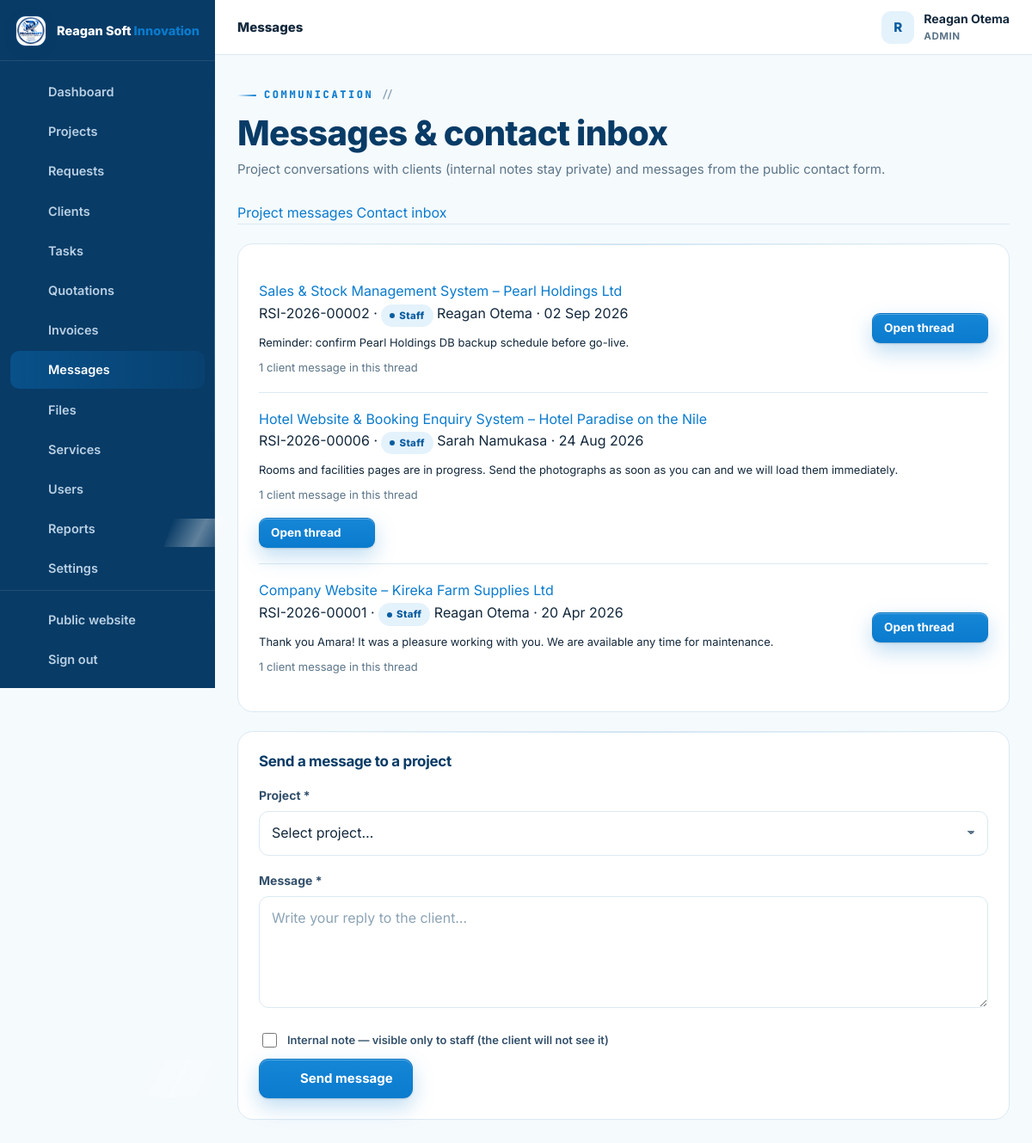
Page /admin/messages.php (signed in) on the earlier database version.
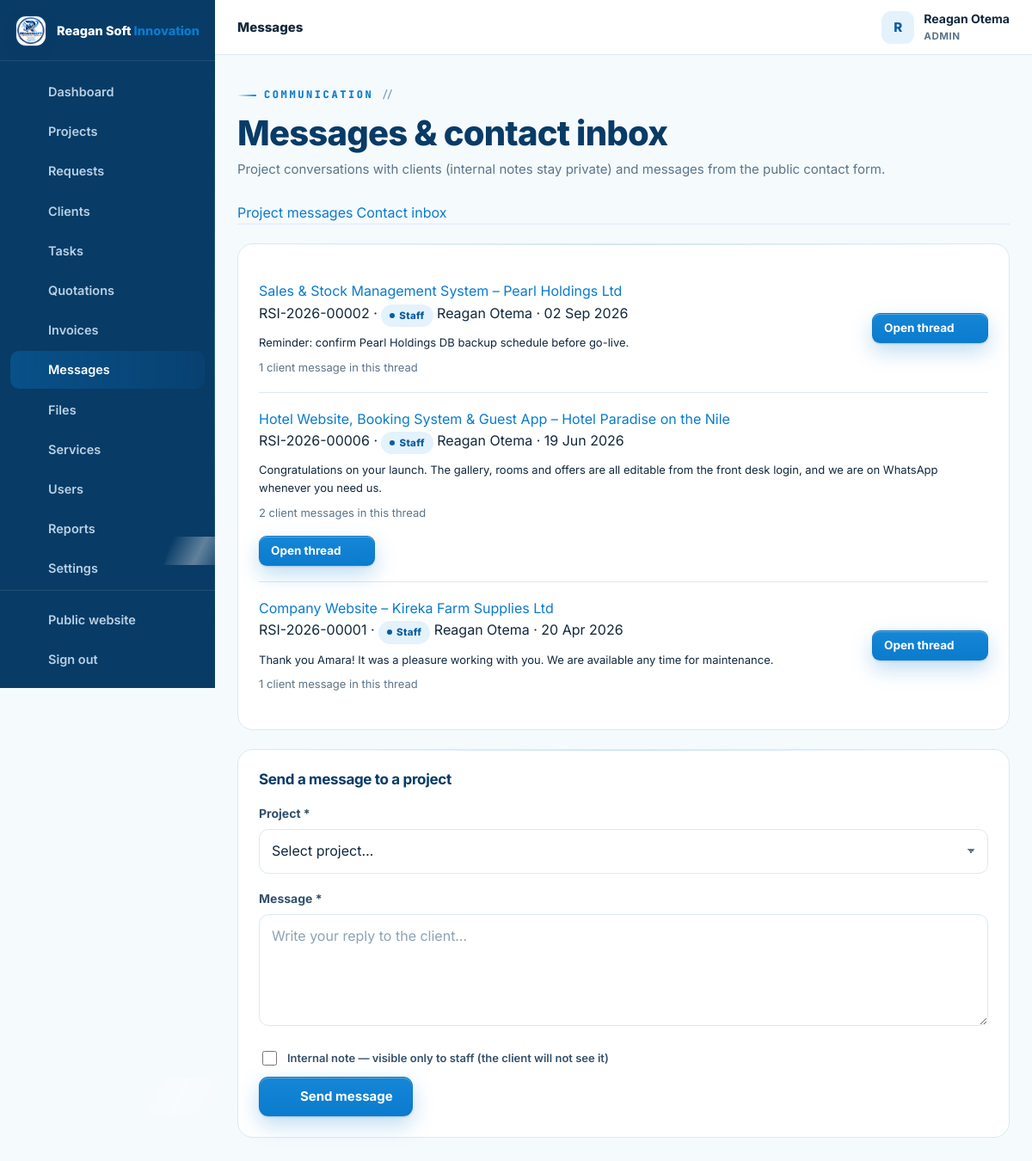
Same page on the later database version.
### tables this page shows
CREATE TABLE IF NOT EXISTS project_messages (
  id INT UNSIGNED AUTO_INCREMENT PRIMARY KEY,
  project_id INT UNSIGNED NOT NULL,
  sender_id INT UNSIGNED NOT NULL,
  sender_role ENUM('admin','staff','client') NOT NULL,
  message TEXT NOT NULL,
  is_internal TINYINT(1) NOT NULL DEFAULT 0,
  created_at TIMESTAMP DEFAULT CURRENT_TIMESTAMP,
  FOREIGN KEY (project_id) REFERENCES projects(id) ON DELETE CASCADE,
  FOREIGN KEY (sender_id) REFERENCES users(id) ON DELETE CASCADE,
  INDEX idx_messages_project (project_id)
);

CREATE TABLE IF NOT EXISTS projects (
  id INT UNSIGNED AUTO_INCREMENT PRIMARY KEY,
  ref_no VARCHAR(30) NOT NULL UNIQUE,                
  client_id INT UNSIGNED NOT NULL,
  service_id INT UNSIGNED NULL,
  assigned_to INT UNSIGNED NULL,                     
  title VARCHAR(190) NOT NULL,
  description TEXT NOT NULL,
  requirements TEXT NULL,
   
   
  website_url  VARCHAR(255) NULL,                    
  deliverables VARCHAR(190) NULL,                    
  cover_art    VARCHAR(40)  NULL,                    
  budget DECIMAL(14,2) NULL,
  priority ENUM('low','normal','high','urgent') NOT NULL DEFAULT 'normal',
  status ENUM('NEW','REVIEWING','QUOTATION','APPROVED','IN_PROGRESS','WAITING_FOR_CLIENT','TESTING','COMPLETED','CANCELLED') NOT NULL DEFAULT 'NEW',
  progress TINYINT UNSIGNED NOT NULL DEFAULT 0,
  deadline DATE NULL,
  started_at DATETIME NULL,
  completed_at DATETIME NULL,
  submitted_at TIMESTAMP DEFAULT CURRENT_TIMESTAMP,
  updated_at TIMESTAMP DEFAULT CURRENT_TIMESTAMP ON UPDATE CURRENT_TIMESTAMP,
  FOREIGN KEY (client_id) REFERENCES users(id) ON DELETE CASCADE,
  FOREIGN KEY (service_id) REFERENCES services(id) ON DELETE SET NULL,
  FOREIGN KEY (assigned_to) REFERENCES users(id) ON DELETE SET NULL,
  INDEX idx_projects_client (client_id),
  INDEX idx_projects_status (status),
  INDEX idx_projects_assigned (assigned_to),
  INDEX idx_projects_service (service_id)
);

CREATE TABLE IF NOT EXISTS users (
  id INT UNSIGNED AUTO_INCREMENT PRIMARY KEY,
  full_name VARCHAR(150) NOT NULL,
  email VARCHAR(190) NOT NULL UNIQUE,
  phone VARCHAR(40) NULL,
  password_hash VARCHAR(255) NOT NULL,
  role ENUM('admin','staff','client') NOT NULL DEFAULT 'client',
  company VARCHAR(190) NULL,
  address VARCHAR(255) NULL,
  avatar VARCHAR(255) NULL,
  active TINYINT(1) NOT NULL DEFAULT 1,
  failed_logins INT UNSIGNED NOT NULL DEFAULT 0,
  locked_until DATETIME NULL,
  last_login_at DATETIME NULL,
  created_at TIMESTAMP DEFAULT CURRENT_TIMESTAMP,
  updated_at TIMESTAMP DEFAULT CURRENT_TIMESTAMP ON UPDATE CURRENT_TIMESTAMP,
  INDEX idx_users_role (role),
  INDEX idx_users_active (active)
);

### config/config.php (called while the page is built, shortened)
<?php
function db(): PDO {
    static $pdo = null;
    if ($pdo === null) {
        try {
            $pdo = new PDO(
                'mysql:host=' . DB_HOST . ';dbname=' . DB_NAME . ';charset=utf8mb4',
                DB_USER,
                DB_PASS,
                [
                    PDO::ATTR_ERRMODE            => PDO::ERRMODE_EXCEPTION,
                    PDO::ATTR_DEFAULT_FETCH_MODE => PDO::FETCH_ASSOC,
                    PDO::ATTR_EMULATE_PREPARES   => false,
                    PDO::ATTR_STRINGIFY_FETCHES  => false,
                    PDO::ATTR_TIMEOUT            => 5,
                    PDO::MYSQL_ATTR_INIT_COMMAND => "SET time_zone = '+03:00', NAMES utf8mb4 COLLATE utf8mb4_unicode_ci",
                ]
            );
        } catch (PDOException $e) {
            db_connection_failed($e);
        }
    }
    return $pdo;
}
function e(mixed $value): string {
    return htmlspecialchars((string)($value ?? ''), ENT_QUOTES, 'UTF-8');
}
function flash(string $key, ?string $value = null): ?string {
    $msg = $_SESSION['flash'][$key] ?? null;
    return $msg;
}
function app_url(string $path = ''): string {
    return APP_URL . ($path === '' ? '' : '/' . ltrim($path, '/'));
}
function current_user(): ?array {
    static $user = false;
    if ($user === false) {
        if (empty($_SESSION['user_id'])) {
            $user = null;
        } else {
            $st = db()->prepare('SELECT * FROM users WHERE id = ? AND active = 1 LIMIT 1');
            $st->execute([(int)$_SESSION['user_id']]);
            $user = $st->fetch() ?: null;
        }
    }
    return $user;
}
function is_logged_in(): bool {
    return current_user() !== null;
}
function user_role(): ?string {
    $u = current_user();
    return $u['role'] ?? null;
}
function require_login(): void {
    if (!is_logged_in()) {
        $_SESSION['intended'] = $_SERVER['REQUEST_URI'] ?? '';
        flash('error', 'Please sign in to continue.');
        redirect(app_url('login.php'));
    }
}
function require_staff(): void {
    require_login();
}
require_once __DIR__ . '/../inc/functions.php';

### admin/messages.php (the view, shortened to what the changed rows need)
<?php
require __DIR__ . '/../config/config.php';
require_staff();
$pdo = db();
$tab = $_GET['tab'] ?? 'projects';
$convs = $pdo->query(
    "SELECT m.*, u.full_name AS sender_name, p.title AS project_title, p.ref_no, p.client_id,
            (SELECT COUNT(*) FROM project_messages m2 WHERE m2.project_id = m.project_id AND m2.is_internal = 0 AND m2.sender_role = 'client') AS client_msgs
     FROM project_messages m
     JOIN users u ON u.id = m.sender_id
     JOIN projects p ON p.id = m.project_id
     WHERE m.created_at = (SELECT MAX(created_at) FROM project_messages m3 WHERE m3.project_id = m.project_id)
     ORDER BY m.created_at DESC"
)->fetchAll();
dashboard_head(['title' => 'Messages', 'active' => 'messages', 'crumb' => 'Messages']);
?>
<div class="dash-head">
  <div>
    <h2>Messages &amp; contact inbox</h2>
  </div>
</div>
<?php if ($tab === 'projects'): ?>
  <?php if ($convs): ?>
    <div class="panel">
      <?php foreach ($convs as $m): ?>
        <div class="convo-row">
          <div style="flex-grow:1;min-width:240px">
            <a class="row-title" href="<?= app_url('admin/project.php?id=' . (int)$m['project_id'] . '&tab=messages') ?>"><?= e($m['project_title']) ?></a>
            <div class="row-sub"><?= e($m['ref_no']) ?> · <?= $m['sender_role'] === 'client' ? '<b class="badge green">Client</b>' : '<span class="badge blue">Staff</span>' ?> <?= e($m['sender_name']) ?> · <?= time_ago($m['created_at']) ?></div>
            <p class="small mt-1 mb-0"><?= e(truncate($m['message'], 200)) ?></p>
            <p class="small muted mt-1" style="margin-bottom:0"><?= (int)$m['client_msgs'] ?> client message<?= (int)$m['client_msgs'] === 1 ? '' : 's' ?> in this thread</p>
          </div>
          <div style="display:flex;gap:8px;align-items:center;flex-wrap:wrap">
            <a class="btn btn-primary btn-sm" href="<?= app_url('admin/project.php?id=' . (int)$m['project_id'] . '&tab=messages') ?>">Open thread <?= icon('arrow') ?></a>
          </div>
        </div>
      <?php endforeach; ?>
    </div>
  <?php else: ?>
    <section class="panel"><div class="empty"><?= icon('chat') ?><h4>No project messages yet</h4><p>Messages inside projects will appear here.</p></div></section>
  <?php endif; ?>
<?php endif; ?>
<?php dashboard_footer(); ?>

### inc/layout.php (shortened to what the changed rows need)
<?php
function dashboard_nav_items(): array {
    $role = user_role();
    $client = [
        ['dashboard', 'Dashboard', app_url('client/index.php'), 'dashboard'],
        ['projects', 'My Projects', app_url('client/projects.php'), 'folder'],
        ['request', 'New Request', app_url('client/request.php'), 'plus'],
        ['messages', 'Messages', app_url('client/messages.php'), 'chat'],
        ['files', 'Files', app_url('client/files.php'), 'file'],
        ['notifications', 'Notifications', app_url('client/notifications.php'), 'bell'],
        ['profile', 'Profile', app_url('client/profile.php'), 'user'],
    ];
    $staff = [
        ['dashboard', 'Dashboard', app_url('admin/index.php'), 'dashboard'],
        ['projects', 'Projects', app_url('admin/projects.php'), 'folder'],
        ['requests', 'Requests', app_url('admin/requests.php'), 'inbox'],
        ['clients', 'Clients', app_url('admin/clients.php'), 'users'],
        ['tasks', 'Tasks', app_url('admin/tasks.php'), 'list'],
        ['quotations', 'Quotations', app_url('admin/quotations.php'), 'doc'],
        ['invoices', 'Invoices', app_url('admin/invoices.php'), 'money'],
        ['messages', 'Messages', app_url('admin/messages.php'), 'chat'],
        ['files', 'Files', app_url('admin/files.php'), 'file'],
    ];
    if ($role === 'admin') {
        $staff = array_merge($staff, [
            ['services', 'Services', app_url('admin/services.php'), 'globe'],
            ['users', 'Users', app_url('admin/users.php'), 'users'],
            ['reports', 'Reports', app_url('admin/reports.php'), 'chart'],
            ['settings', 'Settings', app_url('admin/settings.php'), 'settings'],
            ['audit', 'Audit Logs', app_url('admin/audit.php'), 'search'],
        ]);
    }
    return $role === 'client' ? $client : $staff;
}
function dashboard_head(array $page = []): void {
    $user = current_user();
    $items = dashboard_nav_items();
    $active = $page['active'] ?? '';
    ?>
<!doctype html>
<html lang="en">
<head>
<link rel="stylesheet" href="<?= app_url('assets/css/style.css') ?>">
<link rel="stylesheet" href="<?= app_url('assets/css/tech.css') ?>">
</head>
<body class="dash-body">
<div class="dash-layout">
  <aside class="sidebar" id="sidebar" aria-label="Portal navigation">
    <nav class="side-nav">
      <?php foreach ($items as $it): ?>
        <a href="<?= e($it[2]) ?>" class="<?= $active === $it[0] ? 'active' : '' ?>">
          <?= icon($it[3]) ?><span><?= e($it[1]) ?></span>
        </a>
      <?php endforeach; ?>
    </nav>
  </aside>
  <div class="dash-shell">
    <main class="dash-main" id="main">
<?php
}
function dashboard_footer(): void {
    ?>
    </main>
  </div>
</div>
</body>
</html>
<?php
}

### inc/functions.php (shortened to what the changed rows need)
<?php
function time_ago(?string $datetime): string {
    $ts = strtotime($datetime);
    $diff = time() - $ts;
    return date('d M Y', $ts);
}
function truncate(string $text, int $length = 90): string {
    return mb_strimwidth($text, 0, $length, '…');
}
function icon(string $name, string $class = ''): string {
    $path = $paths[$name] ?? $paths['code-s'];
    $cls = $class !== '' ? ' class="' . e($class) . '"' : '';
    return '<svg' . $cls . ' viewBox="0 0 24 24" fill="none" stroke="currentColor" stroke-width="1.8" stroke-linecap="round" stroke-linejoin="round" aria-hidden="true">' . $path . '</svg>';
}
require_once __DIR__ . '/layout.php';

Differences in the rows shown:
no longer on this page (row edited): project_messages: project.title "Hotel Website & Booking Enquiry System – Hotel Paradise on the Nile", project.ref_no "RSI-2026-00006", sender_role "Staff", sender.full_name "Sarah Namukasa", created_at "24 Aug 2026", message "Rooms and facilities pages are in progress. Send the photographs as soon as you can and we will load them immediately.", client_msgs "1"
added project_messages: project.title "Hotel Website, Booking System & Guest App – Hotel Paradise on the Nile", project.ref_no "RSI-2026-00006", sender_role "Staff", sender.full_name "Reagan Otema", created_at "19 Jun 2026", message "Congratulations on your launch. The gallery, rooms and offers are all editable from the front desk login, and we are on WhatsApp whenever you need us.", client_msgs "2"
